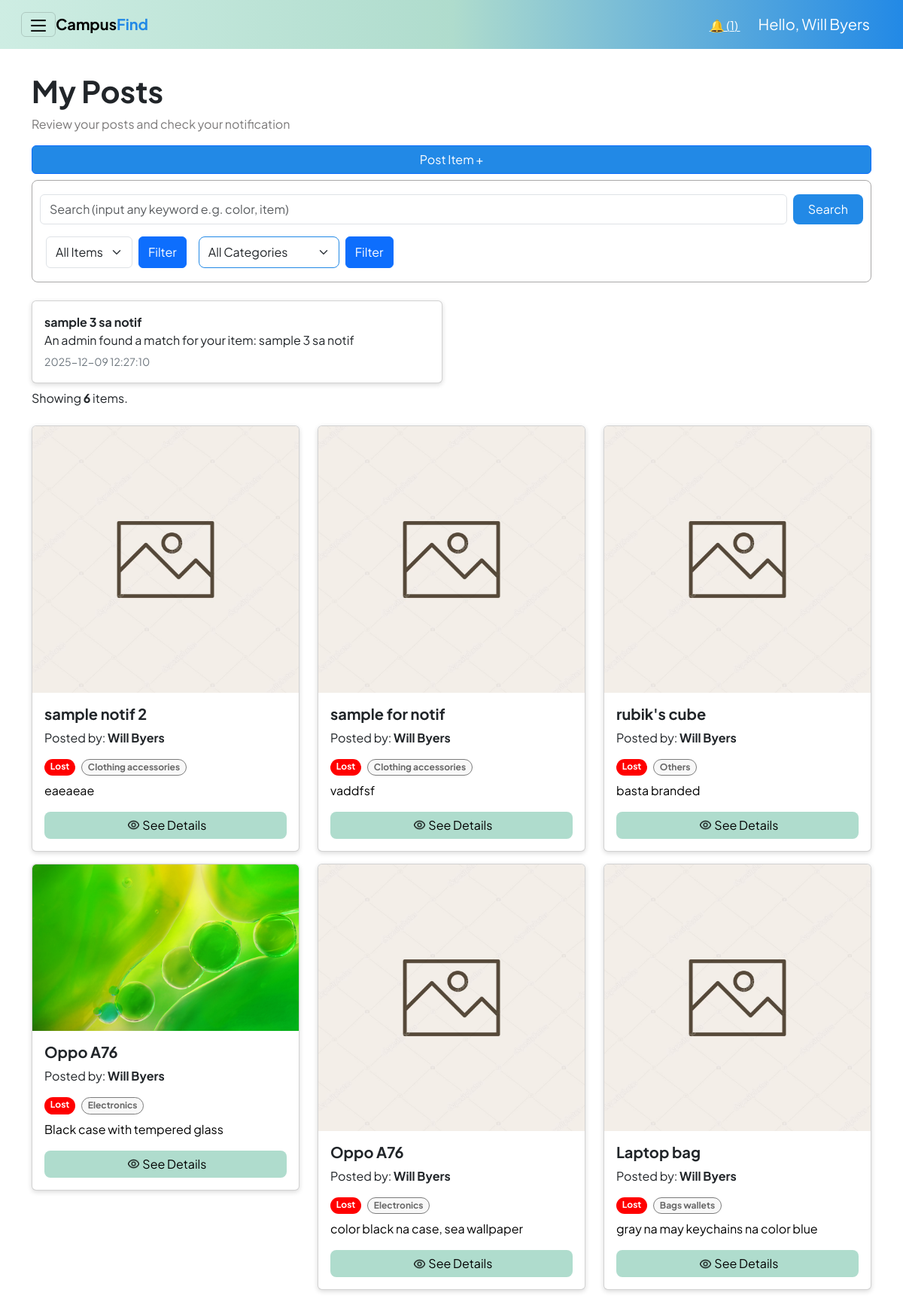
The page /interfaces/users/myposts_user.php (signed in) on the database as committed earlier.
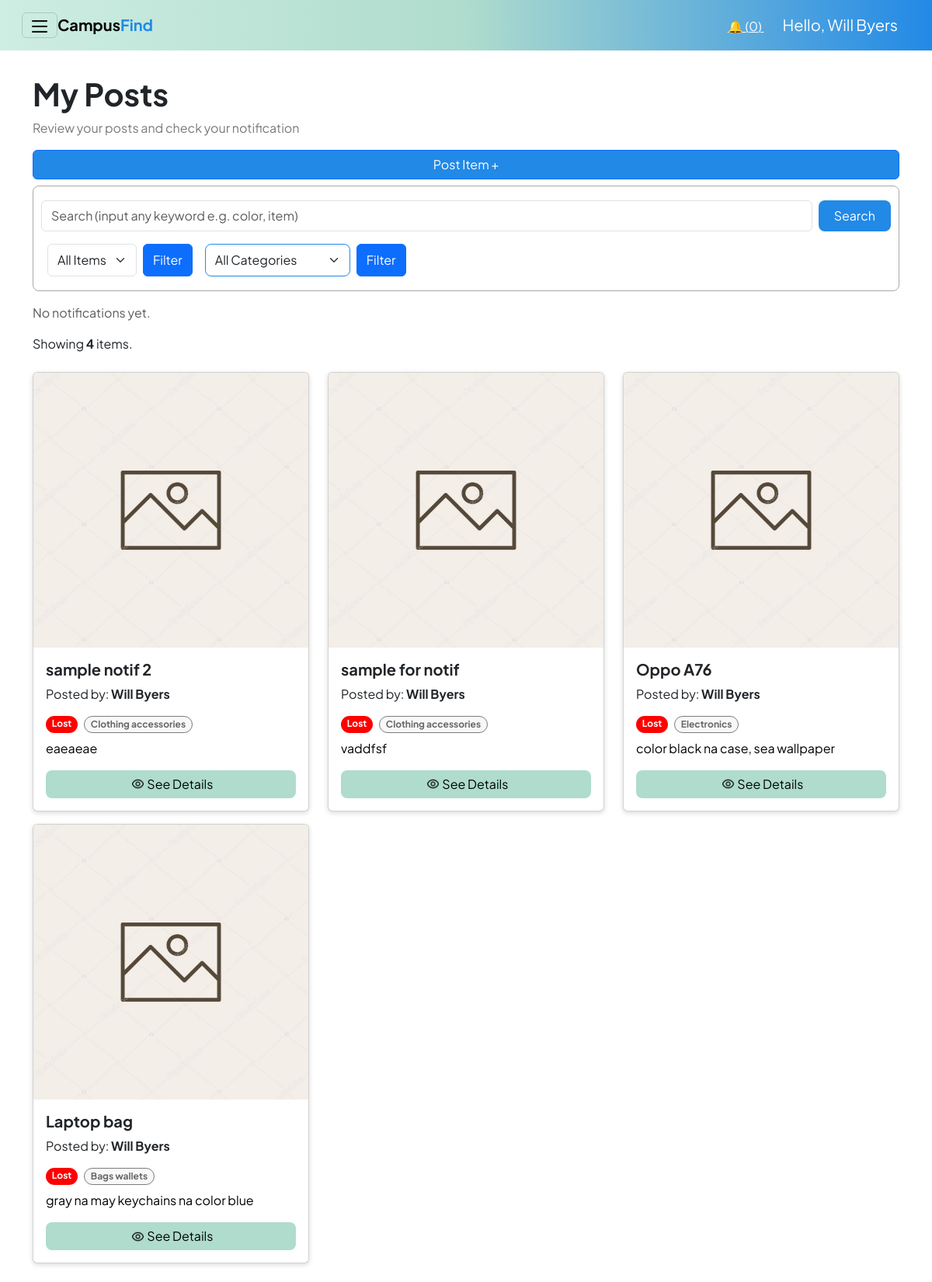
The same page on the database as committed later.
### tables this page shows
CREATE TABLE notifications (
            id INTEGER PRIMARY KEY AUTOINCREMENT,
            item_id INTEGER,
            user_id INTEGER,      -- sino nag triggered the notification
            notify_to INTEGER,    -- who should receive
            message TEXT,
            type TEXT,            -- 'to_admin' | 'to_user'
            status TEXT DEFAULT 'unread', -- unread | read | resolved
            created_at DATETIME DEFAULT CURRENT_TIMESTAMP
        );

CREATE TABLE items (
        id INTEGER PRIMARY KEY AUTOINCREMENT,
        user_id INTEGER NOT NULL,
        title TEXT NOT NULL,
        description TEXT,
        item_status TEXT NOT NULL,     -- 'lost' or 'found'
        category_id INTEGER,
        location_lost TEXT,
        location_found TEXT,
        date_lost_or_found DATE,
        current_location TEXT,
        image_path TEXT,
        created_at DATETIME DEFAULT CURRENT_TIMESTAMP,
        -- updated_at DATETIME DEFAULT CURRENT_TIMESTAMP,
        claimed_by_user_id INTEGER,
        claimed_at DATETIME,

        FOREIGN KEY (user_id) REFERENCES users(id) ON DELETE CASCADE,
        FOREIGN KEY (claimed_by_user_id) REFERENCES users(id) ON DELETE SET NULL,
        FOREIGN KEY (category_id) REFERENCES categories(id)
    );

CREATE TABLE categories (
        id INTEGER PRIMARY KEY AUTOINCREMENT,
        name TEXT UNIQUE NOT NULL
    );

### interfaces/users/myposts_user.php (the view, shortened to what this page needs)
<?php
$user = $_SESSION["user"];
$db = get_db();
$action = $_GET["action"] ?? "list";
$user_id = $_SESSION['user']['id'];
$notifQuery = $db->query("
    SELECT notifications.*, items.title AS item_title
    FROM notifications
    LEFT JOIN items ON items.id = notifications.item_id
    WHERE notifications.notify_to = $user_id AND notifications.type = 'to_user' AND notifications.status != 'resolved'
    ORDER BY notifications.created_at DESC
");
$userNotifications = [];
while ($n = $notifQuery->fetchArray(SQLITE3_ASSOC)) {
    $userNotifications[] = $n;
}
$where = [];
$currentUserId = $_SESSION["user"]["id"];
$where[] = "items.user_id = $currentUserId";
$where[] = "items.item_status != 'claimed'";
$sql = "SELECT items.*, categories.name AS category_name, users.username AS posted_by
        FROM items
        LEFT JOIN categories ON items.category_id = categories.id
        LEFT JOIN users ON users.id = items.user_id";
$sql .= " WHERE " . implode(" AND ", $where);
$sql .= " ORDER BY items.id DESC";
?>
<!DOCTYPE html>
<html lang="en">
<head>
    <link rel="stylesheet" href="../../reusable/header.css">
    <link rel="stylesheet" href="../../reusable/cards.css">
    <link rel="stylesheet" href="../../reusable/form.css">
    <link href="https://cdn.jsdelivr.net/npm/bootstrap@5.3.8/dist/css/bootstrap.min.css" rel="stylesheet">
</head>
<body class="m-0 border-0 bd-example m-0 border-0">
    <nav class="navbar p-3 sticky-top">
        <div class="container-fluid">
            <button class="navbar-toggler" type="button" data-bs-toggle="offcanvas"
                    data-bs-target="#offcanvasWithBothOptions" aria-controls="offcanvasWithBothOptions"
                    aria-expanded="false" aria-label="Toggle navigation">
                <img src="/assets/hamburger.png" alt="hamburger icon" width="20px" height="20px">
            </button>
            <strong><a class="navbar-brand me-auto" href="#">Campus<span class = "find">Find</a></strong>
            <?php $userId = $_SESSION['user']['id'];
            $notifCount = $db->querySingle("
                SELECT COUNT(*)
                FROM notifications
                WHERE status = 'unread' AND notify_to = $userId AND type = 'to_user'
            ");?>
            <div class = "ms-auto">
                <a href="myposts_user.php" class="text-white mx-4">
                    🔔 (<?= $notifCount ?>)
                </a>
                <a class="navbar-brand text-white" href="#">Hello, <?php echo htmlspecialchars($user["username"]); ?></a>
            </div>
        </div>
    </nav>
<div class="container my-3">
    <?php if ($action === "create"): ?>
        <h3 class="mb-4" style="font-weight: 700; color: #334155;">Post New Item</h3>
        <form method="post" action="?action=store" enctype="multipart/form-data">
            <div class="form-grid-layout">
                <div class="form-left">
                    <div class="input-group-modern">
                        <label>Item Name</label>
                        <input type="text" name="title" placeholder="e.g. Blue Jansport Backpack" required>
                    </div>
                    <div class="form-row">
                        <div class="input-group-modern">
                        </div>
                        <div class="input-group-modern">
                            <label>Category</label>
                            <select name="category_id" id="category_id" required>
                                <option value="">Select Category</option>
                                <?php
                                $catQ = $db->query("SELECT * FROM categories ORDER BY name");
                                while($c = $catQ->fetchArray(SQLITE3_ASSOC)):
                                ?>
                                    <option value="<?= $c['id']; ?>">
                                        <?= ucfirst(str_replace('_', ' ', $c['name'])); ?>
                                    </option>
                                <?php endwhile; ?>
                            </select>
                        </div>
                    </div>
                    <div class="input-group-modern">
                        <label>Description</label>
                        <textarea name="description" rows="3" placeholder="Describe the item (color, distinctive marks, brand)..."></textarea>
                    </div>
                    <div class="form-row">
                        <div class="input-group-modern">
                            <label>Lost Location</label>
                            <input type="text" name="location_lost" id="location_lost" placeholder="Where was it lost?">
                        </div>
                    </div>
                    <div class="form-row">
                        <div class="input-group-modern">
                            <label id="dateLabel">Date Event</label>
                            <div class="date-card">
                                <input type="date" name="date_lost_or_found" id="date_lost_or_found" style="border:none; background:transparent; padding:0;">
                            </div>
                        </div>
                    </div>
                    <div class="d-flex gap-2 mt-2">
                        <button class="btn btn-primary w-50" type="submit">Publish Post</button>
                        <a class="btn btn-secondary w-50" href="myposts_user.php" style="background-color: #cbd5e1; color: #334155; border:none;">Cancel</a>
                    </div>
                </div>
                <div class="form-right">
                    <div class="input-group-modern" style="height: 100%;">
                        <label>Item Image</label>
                        <div class="image-upload-wrapper">
                            <input type="file" name="item_image" id="file-input-real" accept="image/*" onchange="previewImage(event)">
                            <img id="image-preview" src="#" alt="Image Preview">
                            <div class="upload-placeholder" id="upload-placeholder">
                                <svg xmlns="http://www.w3.org/2000/svg" viewBox="0 0 24 24"><path d="M19.35 10.04C18.67 6.59 15.64 4 12 4 9.11 4 6.6 5.64 5.35 8.04 2.34 8.36 0 10.91 0 14c0 3.31 2.69 6 6 6h13c2.76 0 5-2.24 5-5 0-2.64-2.05-4.78-4.65-4.96zM14 13v4h-4v-4H7l5-5 5 5h-3z"/></svg>
                                <p><strong>Click to Upload</strong><br>or drag and drop here</p>
                            </div>
                        </div>
                    </div>
                </div>
            </div>
        </form>
        <script>
            function previewImage(event) {
                const input = event.target;
                const preview = document.getElementById('image-preview');
                const placeholder = document.getElementById('upload-placeholder');
                if (input.files && input.files[0]) {
                    const reader = new FileReader();
                    reader.onload = function(e) {
                        preview.src = e.target.result;
                        preview.style.display = 'block';
                        placeholder.style.display = 'none';
                    }
                    reader.readAsDataURL(input.files[0]);
                }
            }
        </script>
    <?php else: ?>
        <section class = "heroSection pt-3">
            <h1><strong>My Posts</strong></h1>
            <p class = "subtext">Review your posts and check your notification</p>
            <a id = "postItems" type="button" class="btn btn-primary" href="?action=create">
                Post Item +
            </a>
        </section>
        <div class="search-filter-container my-2">
            <form class="d-flex py-2 w-100" method="GET">
                <input
                    class="form-control me-2"
                    type="search"
                    name="search"
                    placeholder="Search (input any keyword e.g. color, item)"
                    value="<?php echo htmlspecialchars($_GET['search'] ?? ''); ?>"
                />
                <button class="btn searchBtn" type="submit">Search</button>
            </form>
            <form method="GET" class="d-flex">
                <select name="item_status" class="form-select m-2 me-auto">
                    <option value="">All Items</option>
                </select>
                <button type="submit" class="btn btn-primary m-2">Filter</button>
            </form>
            <form method="GET" class="d-flex">
                <select id="filterCategory" name="category_id" class="form-select m-2 me-auto">
                    <option value="">All Categories</option>
                </select>
                <button type="submit" class="btn btn-primary m-2">Filter</button>
            </form>
        </div>
        <div class="row mt-3">
            <?php if (empty($userNotifications)): ?>
                <p class="text-muted">No notifications yet.</p>
            <?php else: ?>
                <?php foreach ($userNotifications as $note): ?>
                    <div class="col-md-6">
                        <a href="myposts_user.php#item-<?= $note['item_id']; ?>"
                        class="text-decoration-none text-dark">
                            <div class="card p-3 my-2">
                                <strong><?= htmlspecialchars($note['item_title']); ?></strong>
                                <p class="mb-1"><?= htmlspecialchars($note['message']); ?></p>
                                <small class="text-secondary"><?= $note['created_at']; ?></small>
                            </div>
                        </a>
                    </div>
                <?php endforeach; ?>
            <?php endif; ?>
        </div>
        <?php
        $result = $db->query($sql);
        $items = [];
        while ($row = $result->fetchArray(SQLITE3_ASSOC)) {
            $items[] = $row;
        } ?>
        <div class="row">
            <?php if (empty($items)): ?>
                <p class = "noItemFound">No items found.</p>
            <?php else: ?>
                <?php $itemCount = count($items);?>
                <p>Showing <strong><?php echo $itemCount; ?></strong>  items.</p>
                <?php foreach ($items as $it): ?>
                    <div class="col-md-4" id="item-<?= $it['id']; ?>">
                        <div class="card my-2">
                            <?php if(!empty($it['image_path'])): ?>
                                <img src="../../<?php echo htmlspecialchars($it['image_path']); ?>" class="card-img-top" alt="Item image">
                            <?php else: ?>
                                <img src="/assets/image.png" class="card-img-top" alt="Default image">
                            <?php endif; ?>
                            <div class="card-body">
                                <h5 class="card-title"><strong><?php echo htmlspecialchars($it["title"]); ?></strong></h5>
                                <p class="posted-by">
                                    Posted by: <strong><?= htmlspecialchars($it["posted_by"]); ?></strong>
                                </p>
                                <div class="d-flex gap-2 mb-2">
                                    <span class="badge rounded-pill bg-<?php echo $it['item_status']; ?>">
                                        <?php echo ucfirst($it["item_status"]); ?>
                                    </span>
                                    <?php if ($it["category_name"]): ?>
                                    <span class="category badge rounded-pill">
                                        <?php echo ucfirst(str_replace('_', ' ', $it["category_name"])); ?>
                                    </span>
                                    <?php endif; ?>
                                </div>
                                <p class="card-text"><?php echo htmlspecialchars($it["description"]); ?></p>
                                <button id = "seeDetails" type="button" class="btn btn-primary rounded-3 w-100" data-bs-toggle="modal" data-bs-target="#modal-<?php echo $it['id']; ?>">
                                    <img class = "view" src="/assets/eye.png" alt="view" > See Details
                                </button>
                            </div>
                        </div>
                    </div>
                <?php endforeach; ?>
            <?php endif; ?>
        </div>
    <?php endif; ?>
</div>
  </body>
</html>

### reusable/header.css (style rules this page uses)
:root { --color-primary-gradient: linear-gradient(to right, #ceede3,#afdccd, #2289e6); --blue-primary: #2289e6; --button: #afdccd; --button-hover: #ceede3; --bg: #f8f8f8; --gray-text: #7b7979; --lost-color: #ff0000; --found-color: #2289e6; --claimed-color: #558d57; --pending-color: #ffa629; }
* { font-family: "Plus Jakarta Sans", sans-serif; }
.navbar-brand { font-size: 20px !important; }
.find { color: var(--blue-primary); }
nav { background: var(--color-primary-gradient); }
#postItems { background-color: var(--blue-primary); width: 100%; }
button.searchBtn { background-color: var(--blue-primary) !important; color: white; border: none; padding: 8px 20px; border-radius: 8px; }
.search-filter-container { border: 1px solid #a9a8a8; border-radius: 8px; padding: 10px; }
#filterStatus, #filterCategory { border-color: var(--blue-primary); padding: 8px 12px !important; border-radius: 8px; cursor: pointer; }
#seeDetails { color: black; background-color: var(--button); border: none; }
.subtext { color: var(--gray-text); }
.search-filter-container { display: flex; flex-wrap: wrap; }
.form-select option { background-color: var(--bg) !important; border-radius: 8px !important; }

### reusable/cards.css (style rules this page uses)
:root { --color-primary: #2289e6; --color-ui-accent: #afdccd; --color-ui-surface: #f8f8f8; --gray-text: #7b7979; --lost-color: #ff0000; --found-color: #2289e6; --claimed-color: #558d57; --pending-color: #ffa629; }
.card { display: flex !important; flex-direction: row !important; height: auto !important; width: auto !important; overflow: hidden !important; transition: box-shadow 0.3s ease; box-shadow: 0 2px 6px rgba(0,0,0,0.15); }
.card img { height: 100%; width: 150px; object-fit: cover; }
.view { width: 15px !important; margin: 0 2px 4px 4px !important; }
.badge.bg-lost { background: var(--lost-color) !important; }
.category { color: rgb(103, 103, 103) !important; background-color: #f8f8f8; border: 1px solid rgb(124, 124, 124); }
.card-text { color: black; }
@media (min-width: 768px) { .card { display: block !important; width: 100% !important; } }
@media (min-width: 768px) { .card img { width: 100%; height: 100%; object-fit: cover; } }

### reusable/form.css (style rules this page uses)
:root { --color-primary: #2289e6; --color-ui-accent: #afdccd; --color-ui-surface: #f8f8f8; --lost-color: #ff0000; --found-color: #2289e6; --claimed-color: #558d57; --pending-color: #ffa629; }
.btn { padding: 10px 16px; border-radius: 8px; font-weight: 600; border: none; cursor: pointer; font-size: 0.95rem; transition: all 0.2s ease; text-decoration: none; display: inline-flex; align-items: center; justify-content: center; }
.btn-primary { background-color: var(--color-primary); color: white; }
.d-flex { display: flex; }
.gap-2 { gap: 0.5rem; }

Rows that differ between the two databases and show on the page:
no longer on this page (row edited): notifications: item.title "sample 3 sa notif", message "An admin found a match for your item: sample 3 sa notif", created_at "2025-12-09 12:27:10"
no longer on this page (row edited): items: title "rubik's cube", posted_by "Will Byers", item_status "Lost", category.name "Others", description "basta branded"
no longer on this page (row edited): items: image_path (picture), title "Oppo A76", posted_by "Will Byers", item_status "Lost", category.name "Electronics", description "Black case with tempered glass"
Other text that changed with them:
$notifCount: "1" → "0"
$itemCount: "6" → "4"
text now shown: "No notifications yet."
